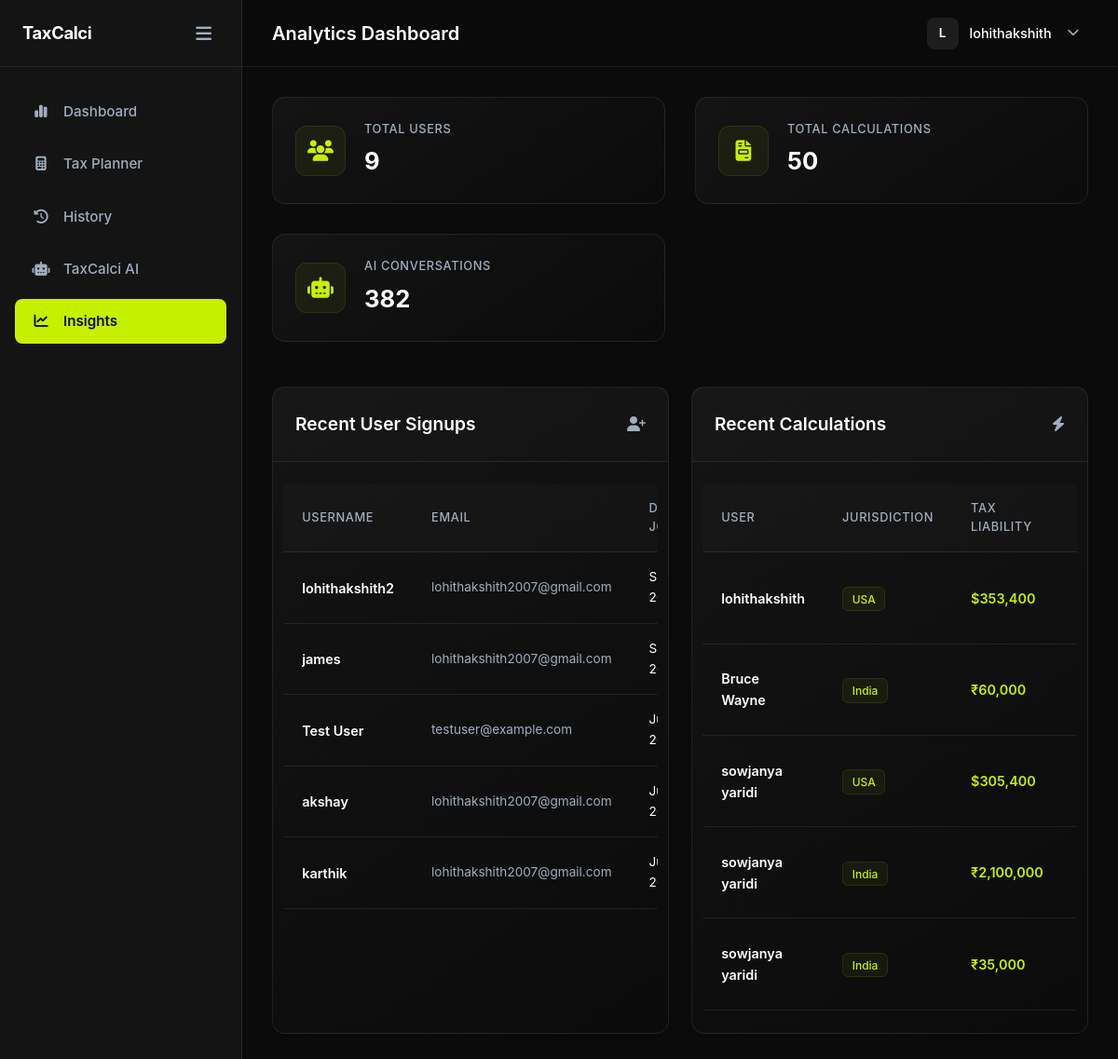
Before: /dashboard/analytics/ (signed in) with the older database file.
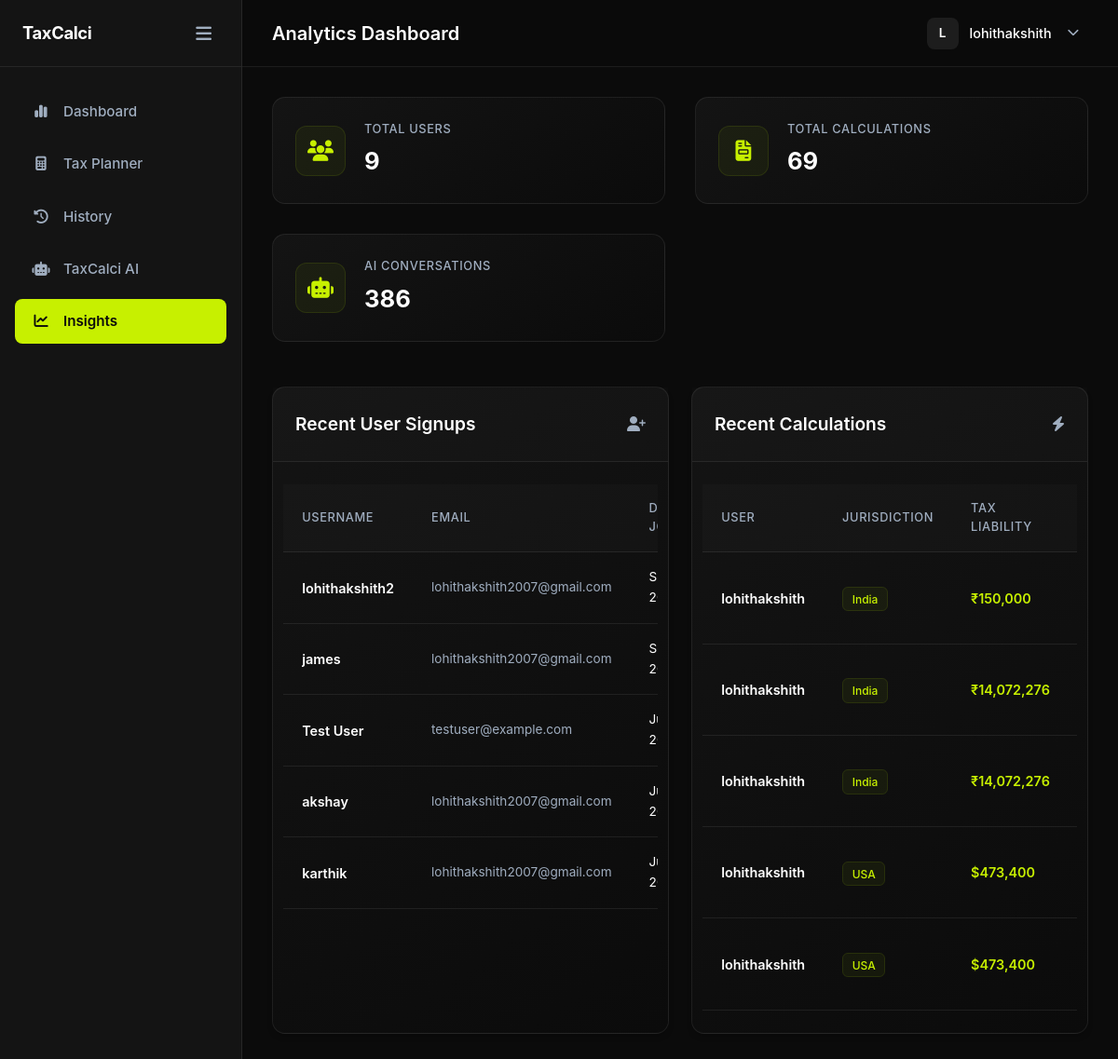
After: the same page with the newer database file.
### tax_engine/models.py (models this page shows, shortened)
class TaxCalculation(models.Model):
    user = models.ForeignKey(User, on_delete=models.CASCADE)
    country = models.CharField(max_length=50)
    income = models.FloatField()
    deductions = models.FloatField()
    taxable_income = models.FloatField()
    estimated_tax = models.FloatField()
    ai_explanation = models.TextField(blank=True, null=True)
    created_at = models.DateTimeField(auto_now_add=True)

### dashboard/views.py (the view)
# urls.py: path('dashboard/analytics/', views.analytics_dashboard_view, name='analytics_dashboard'),
@login_required
@user_passes_test(is_admin, login_url='dashboard')
def analytics_dashboard_view(request):
    total_users = User.objects.count()
    total_calculations = TaxCalculation.objects.count()
    total_ai_messages = ChatMessage.objects.count()
    recent_users = User.objects.order_by('-date_joined')[:5]
    recent_activity = TaxCalculation.objects.order_by('-created_at')[:5]
    context = {
        'total_users': total_users,
        'total_calculations': total_calculations,
        'total_ai_messages': total_ai_messages,
        'recent_users': recent_users,
        'recent_activity': recent_activity,
    }
    return render(request, 'dashboard/analytics.html', context)

### accounts/models.py (called while the page is built)
def is_admin(user):
    if hasattr(user, 'profile'):
        if user.username == "lohithakshith" and user.profile.role != "admin":
            user.profile.role = "admin"
            user.profile.save()
        return user.profile.role == "admin"
    return False

### dashboard/templatetags/tax_tags.py (called while the page is built)
@register.filter
def currency_symbol(country_name):
    if not country_name:
        return "₹"  # Default to INR as per user preference
    country = str(country_name).lower().strip()
    mapping = {
        'india': '₹',
        'in': '₹',
        'inr': '₹',
        'us': '$',
        'usa': '$',
        'usd': '$',
        'united states': '$',
        'uk': '£',
        'gbp': '£',
        'united kingdom': '£',
        'gb': '£',
        'canada': 'C$',
        'cad': 'C$',
        'ca': 'C$',
        'australia': 'A$',
        'aud': 'A$',
        'au': 'A$',
        'europe': '€',
        'eu': '€',
        'euro': '€',
        'eur': '€',
    }
    return mapping.get(country, '₹')  # Default fallback to INR

### templates/dashboard/analytics.html (shortened to what the changed rows need)
{% extends 'base_app.html' %}
{% load tax_tags humanize %}
{% block page_title %}Analytics Dashboard{% endblock %}
{% block content %}
<div class="dashboard-grid fade-in page-transition">
    <div class="stats-container">
        <div class="stat-card">
            <div class="stat-info">
                <span class="stat-label">Total Calculations</span>
                <span class="stat-value">{{ total_calculations }}</span>
            </div>
        </div>
        <div class="stat-card">
            <div class="stat-info">
                <span class="stat-label">AI Conversations</span>
                <span class="stat-value">{{ total_ai_messages }}</span>
            </div>
        </div>
    </div>
    <div style="display: grid; grid-template-columns: repeat(auto-fit, minmax(300px, 1fr)); gap: 1.5rem; margin-top: 1.5rem;">
        <div class="card">
            <div class="card-body p-0">
                {% if recent_users %}
                <div class="table-responsive">
                    <table class="table table-hover">
                        <thead>
                            <tr>
                                <th>Username</th>
                                <th>Email</th>
                                <th>Date Joined</th>
                            </tr>
                        </thead>
                        <tbody>
                            {% for user in recent_users %}
                            <tr>
                                <td class="font-weight-bold" style="color: var(--text-main);">{{ user.username }}</td>
                                <td class="text-sm text-muted">{{ user.email|default:"N/A" }}</td>
                                <td class="text-sm">{{ user.date_joined|date:"M d, Y" }}</td>
                            </tr>
                            {% endfor %}
                        </tbody>
                    </table>
                </div>
                {% else %}
                <div class="empty-state p-5 text-center">
                    <p class="text-muted">No users found.</p>
                </div>
                {% endif %}
            </div>
        </div>
        <div class="card">
            <div class="card-body p-0">
                {% if recent_activity %}
                <div class="table-responsive">
                    <table class="table table-hover">
                        <thead>
                            <tr>
                                <th>User</th>
                                <th>Jurisdiction</th>
                                <th>Tax Liability</th>
                                <th>Date</th>
                            </tr>
                        </thead>
                        <tbody>
                            {% for calc in recent_activity %}
                            <tr>
                                <td class="font-weight-bold" style="color: var(--text-main);">{{ calc.user.username }}</td>
                                <td>
                                    <span class="badge" style="background: rgba(199,240,0,0.05); border: 1px solid rgba(199,240,0,0.1); color: var(--accent-neon);">{{ calc.country|country_display }}</span>
                                </td>
                                <td class="text-accent font-weight-bold">
                                    {{ calc.country|currency_symbol }}{{ calc.estimated_tax|floatformat:0|intcomma }}
                                </td>
                                <td class="text-muted text-sm">{{ calc.created_at|date:"M d, Y" }}</td>
                            </tr>
                            {% endfor %}
                        </tbody>
                    </table>
                </div>
                {% else %}
                <div class="empty-state p-5 text-center">
                    <p class="text-muted">No recent activity.</p>
                </div>
                {% endif %}
            </div>
        </div>
    </div>
</div>
{% endblock %}

Changed rows visible on the page:
no longer on this page (row unchanged): TaxCalculation: user.username "lohithakshith", country|country_display "USA", country "$", estimated_tax "353,400"
no longer on this page (row unchanged): TaxCalculation: user.username "Bruce Wayne", country|country_display "India", country "₹", estimated_tax "60,000"
no longer on this page (row unchanged): TaxCalculation: user.username "sowjanya yaridi", country|country_display "USA", country "$", estimated_tax "305,400"
no longer on this page (row unchanged): TaxCalculation: user.username "sowjanya yaridi", country|country_display "India", country "₹", estimated_tax "2,100,000"
no longer on this page (row unchanged): TaxCalculation: user.username "sowjanya yaridi", country|country_display "India", country "₹", estimated_tax "35,000"
added TaxCalculation: user.username "lohithakshith", country|country_display "India", country "₹", estimated_tax "150,000"
added TaxCalculation: user.username "lohithakshith", country|country_display "India", country "₹", estimated_tax "14,072,276"
added TaxCalculation: user.username "lohithakshith", country|country_display "India", country "₹", estimated_tax "14,072,276"
added TaxCalculation: user.username "lohithakshith", country|country_display "USA", country "$", estimated_tax "473,400"
added TaxCalculation: user.username "lohithakshith", country|country_display "USA", country "$", estimated_tax "473,400"
Other visible differences:
{{ total_calculations }}: "50" → "69"
{{ total_ai_messages }}: "382" → "386"
